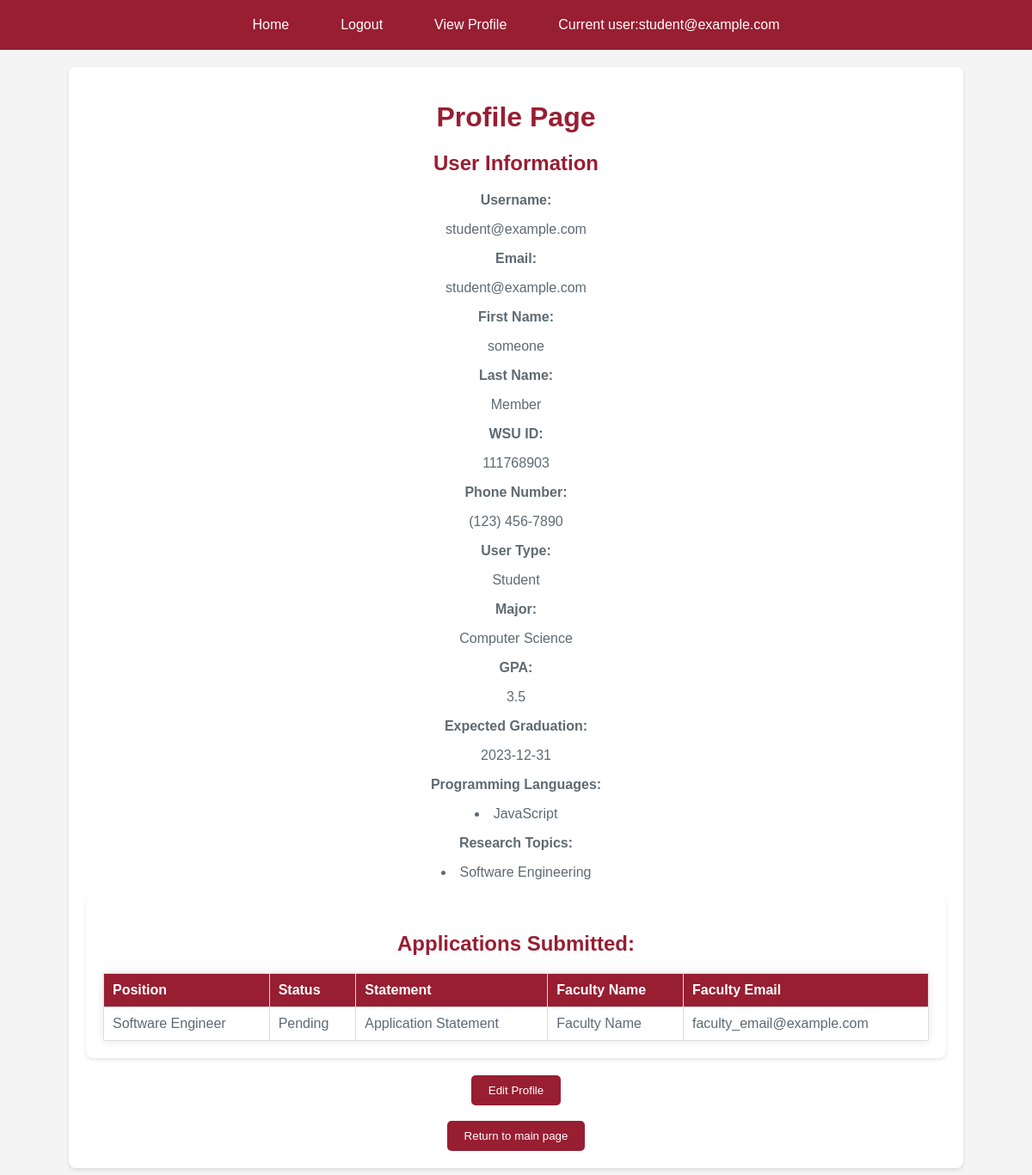
The page /profile (signed in) on the database its author committed.
### app/Model/models.py (models this page shows, shortened)
class User(db.Model, UserMixin):
    __tablename__ = 'user'
    id = db.Column(db.Integer, primary_key = True)
    username = db.Column(db.String(64), unique = True, index =True)
    email = db.Column(db.String(120), unique = True)
    password_hash = db.Column(db.String(128))
    first_name = db.Column(db.String(64))
    last_name = db.Column(db.String(64))
    wsu_id = db.Column(db.Integer, unique = True)
    phone_number = db.Column(db.String, unique = True)
    user_type = db.Column(db.String(50))  # user_type are 'Student' and 'Faculty'
    password = ""
    __mapper_args__ = {
       'polymorphic_identity':'User',
       'polymorphic_on':user_type
   }
    def __repr__(self):
        return '<ID {} - Username {}>'.format(self.id, self.username)
    def display_phone_number(self):
        return '({})'.format(self.phone_number[0:3]) + ' {}-'.format(self.phone_number[3:6]) + self.phone_number[6:]

class Student(User):
    __tablename__ = 'student'
    __mapper_args__ = {
        'polymorphic_identity':'Student',
    }
    student_id = db.Column(db.Integer, db.ForeignKey('user.id'), primary_key = True)
    major = db.Column(db.String(64))
    gpa = db.Column(db.Float)
    expected_graduation = db.Column(db.Date, index=True, default= None)
    research_fields = db.relationship(
        'Researchfield', secondary = student_researchfield,
        primaryjoin = (student_researchfield.c.student_id == student_id),
        backref = db.backref('student_researchfield', lazy = 'dynamic'),
        lazy = 'dynamic'
    )
    programming_languages = db.relationship(
        'Programminglanguage', secondary = student_programminglanguage,
        primaryjoin = (student_programminglanguage.c.student_id == student_id),
        backref = db.backref('student_programminglanguage', lazy = 'dynamic'),
        lazy = 'dynamic'
    )
    prior_exp = db.Column(db.String(1500))
    applications = db.relationship('Application', back_populates='studentsapplied', lazy='dynamic')

class Programminglanguage(db.Model):
    id = db.Column(db.Integer, primary_key=True)
    name = db.Column(db.String(30))

class Researchfield(db.Model):
    id = db.Column(db.Integer, primary_key=True)
    name = db.Column(db.String(40))

class Application(db.Model):
    title = db.Column(db.String(150))
    statement = db.Column(db.String(1500))
    faculty_name = db.Column(db.String(150))
    faculty_email = db.Column(db.String(150))
    studentid = db.Column(db.Integer, db.ForeignKey('student.student_id'),primary_key=True)
    positionid = db.Column(db.Integer, db.ForeignKey('position.id'),primary_key=True,nullable=True)
    studentsapplied = db.relationship('Student')
    positionsapplied = db.relationship('Position')
    status = db.Column(db.String(30)) # Pending, Approved for Interview, Hired

### app/Controller/auth_routes.py (the view)
@login_required
@bp_auth.route('/profile')
def profile():
    user_id = current_user.id
    user = User.query.filter_by(id=user_id).first()
    if not user:
        flash('User not found.')
        return redirect(url_for('auth.login'))
    student = None
    faculty = None
    if user.user_type == 'Student':
        student = Student.query.filter_by(student_id=user_id).first()
    elif user.user_type == 'Faculty':
        faculty = Faculty.query.filter_by(faculty_id=user_id).first()
    return render_template('profile.html', user=user, student=student, faculty=faculty)

### app.py (called while the page is built, shortened)
@app.before_request
def initDB(*args, **kwargs):
    with app.app_context():
        db.create_all()
        print("#######",Student.query.all(),"######",Student.query.count(), file=sys.stderr)

### app/Model/models.py (called while the page is built)
@login.user_loader
def load_user(id):
    return User.query.get(int(id))

### app/View/templates/profile.html (shortened to what this page needs)
{% extends "base.html" %}
{% block content %}
    <div class="profile-container">
        <h1>Profile Page</h1>
        <div class="user-info">
            <h2>User Information</h2>
            <p><strong>Username:</strong></p>
            <p>{{ user.username }}</p>
            <p><strong>Email:</strong></p>
            <p>{{ user.email }}</p>
            <p><strong>First Name:</strong></p>
            <p>{{ user.first_name }}</p>
            <p><strong>Last Name:</strong></p>
            <p>{{ user.last_name }}</p>
            <p><strong>WSU ID:</strong></p>
            <p>{{ user.wsu_id }}</p>
            <p><strong>Phone Number:</strong></p>
            <p>{{ user.display_phone_number() }}</p>
            <p><strong>User Type:</strong></p>
            <p>{{ user.user_type }}</p>
        </div>
        {% if student %}
        <div class="student-info">
            <p><strong>Major:</strong></p>
            <p>{{ student.major }}</p>
            <p><strong>GPA:</strong></p>
            <p>{{ student.gpa }}</p>
            <p><strong>Expected Graduation:</strong></p>
            <p>{{ student.expected_graduation }}</p>
            <div>
                <p><strong>Programming Languages:</strong></p>
                {% with plangs = student.programming_languages %}
                    {% if plangs.count() == 0 %}
                        <p>None</p>
                    {% else %}
                        {% for plang in plangs %}
                            <li>{{ plang.name }}</li>
                        {% endfor %}
                    {% endif %}
                {% endwith %}
            </div>
            <div>
                <p><strong>Research Topics:</strong></p>
                {% with rfields = student.research_fields %}
                    {% if rfields.count() == 0 %}
                        <p>None</p>
                    {% else %}
                        {% for rfield in rfields %}
                            <li>{{rfield.name}}</li>
                        {% endfor %}
                    {% endif %}
                {% endwith %}
            </div>
        </div>
        <div class="profile-container">
            <h2>Applications Submitted:</h2>
            <table class="posttable">
                <thead>
                    <tr>
                        <th>Position</th>
                        <th>Status</th>
                        <th>Statement</th>
                        <th>Faculty Name</th>
                        <th>Faculty Email</th>
                    </tr>
                </thead>
                <tbody>
                    {% for application in user.applications %}
                        <tr>
                            <td>{{ application.title }}</td>
                            <td>{{ application.status }}</td>
                            <td>{{ application.statement }}</td>
                            <td>{{ application.faculty_name }}</td>
                            <td>{{ application.faculty_email }}</td>
                        </tr>
                    {% endfor %}
                </tbody>
            </table>
        </div>
        {% endif %}
        <a href="{{url_for('routes.edit_profile')}}"><button class="button">Edit Profile</button></a>
        <br>
        <br>
        <a href="{{url_for('routes.index')}}"><button class="button">Return to main page</button></a>
    </div>
{% endblock %}

### app/View/templates/base.html (shortened to what this page needs)
<html>
    <head>
        <link rel="stylesheet" href="{{ url_for('static', filename='css/main.css') }}">
    </head>
    <body>
        <nav class="nav-container">
            <ul>
                <li><a href="{{ url_for('routes.index') }}" class="button">Home</a></li>
                {% if current_user.is_authenticated %}
                    <li><a href="{{ url_for('auth.logout') }}" class="button">Logout</a></li>
                    <li><a href="{{ url_for('auth.profile') }}" class="button">View Profile</a></li>
                    <li><a class="button"> Current user:{{ current_user.username }} </a></li>
                {% else %}
                    <li><a href="{{ url_for('auth.register') }}" class="button">Register</a></li>
                    <li><a href="{{ url_for('auth.login') }}" class="button">Login</a></li>
                    <li><a class="button">Not Signed In</a></li>
                {% endif %}
            </ul>
        </nav>
        <div class="main-content">
            {% block content %}{% endblock %}
        </div>
    </body>
</html>

### app/View/static/css/main.css (style rules this page uses)
body { background-color: #f4f4f4; color: #5e6a71; font-family: 'Arial', sans-serif; margin: 0; padding: 0; }
h1, h2 { color: #981e32; margin-top: 20px; text-align: center; }
p, span, a { color: #5e6a71; font-size: 16px; }
.nav-container { background-color: #981e32; color: white; padding: 10px 0; text-align: center; }
.nav-container a { color: white; display: inline-block; padding: 10px 20px; text-decoration: none; }
.nav-container ul { display: flex; justify-content: center; list-style: none; margin: 0; padding: 0; }
.nav-container li { margin: 0 10px; }
.button { background-color: #981e32; border: none; border-radius: 5px; color: white; display: inline-block; padding: 10px 20px; text-decoration: none; transition: background-color 0.3s; }
.form-container, .profile-container { background-color: white; border-radius: 8px; box-shadow: 0 2px 4px rgba(0, 0, 0, 0.1); margin: 20px auto; max-width: 1000px; padding: 20px; text-align: center; }
.posttable { border-collapse: collapse; box-shadow: 0px 0px 10px rgba(0, 0, 0, 0.1); margin: auto; max-width: 1000px; width: 100%; }
.posttable th, .posttable td { border: 1px solid #ddd; padding: 10px; text-align: left; }
.posttable th { background-color: #981e32; color: white; }

### rows shown on the page
User: username "student@example.com", email "student@example.com", first_name "someone", last_name "Member", wsu_id "111768903", display_phone_number "(123) 456-7890", user_type "Student"
Student: major "Computer Science", gpa "3.5", expected_graduation "2023-12-31"
Programminglanguage: name "JavaScript"
Researchfield: name "Software Engineering"
Application: title "Software Engineer", status "Pending", statement "Application Statement", faculty_name "Faculty Name", faculty_email "faculty_email@example.com"
